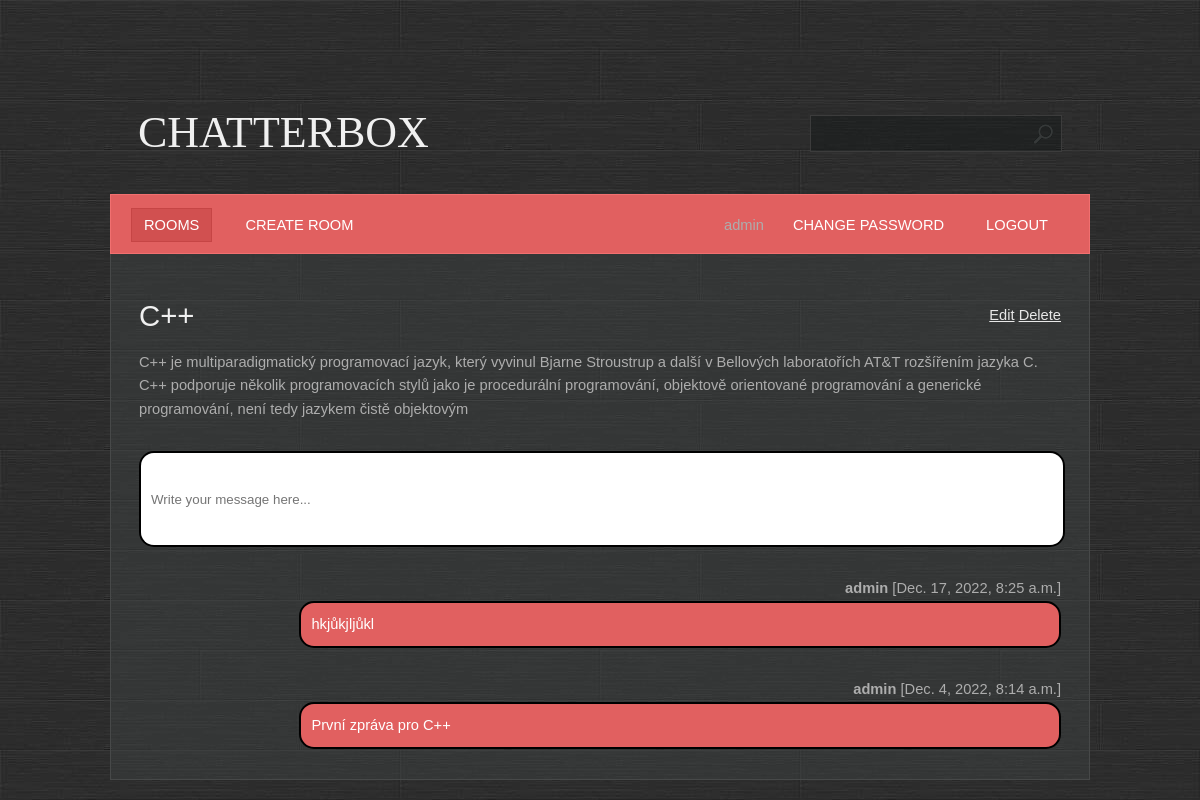
The app's page /room/detail/3/ (signed in) with its own data.
### base/models.py (models this page shows, shortened)
class Room(Model):
    name = models.CharField(max_length=200, unique=True)
    description = models.TextField(null=True, blank=True)
    participants = models.ManyToManyField(User, related_name='participants', blank=True)
    created = models.DateTimeField(auto_now_add=True)
    updated = models.DateTimeField(auto_now=True)
    class Meta:
        ordering = ['-created', 'name']

class Message(Model):
    body = models.TextField()
    room = models.ForeignKey(Room, on_delete=models.CASCADE)
    user = models.ForeignKey(User, on_delete=models.CASCADE)
    created = models.DateTimeField(auto_now_add=True)
    updated = models.DateTimeField(auto_now=True)
    class Meta:
        ordering = ['-created', 'body']

### base/views.py (the view, shortened to what this page needs)
# urls.py: path('room/detail/<pk>/', base.views.room, name='room'),
@login_required
@permission_required(['base.view_room', 'base.view_message'])
def room(request, pk):
    room = Room.objects.get(id=pk)
    messages = room.message_set.all()
    context = {'room': room,
               'messages': messages}
    return render(request, template_name='base/room.html', context=context)

### base/templates/base/room.html (shortened to what this page needs)
{% extends 'main.html' %}
{% block content %}
        <div class="last-child">
            {% if perms.base.change_room %}
                <a href="{% url 'room_update' room.id %}">Edit</a>
            {% endif %}
            {% if perms.base.delete_room and perms.base.delete_message and user.is_staff %}
                <a href="{% url 'room_delete' room.id %}">Delete</a>
            {% endif %}
        </div>
    <h1>{{ room.name }}</h1>
    <br>
    <div class="box">{{ room.description }}</div>
    {% if perms.base.add_message %}
        <div class="box room__message">
            <form method="post">
            <input name="body" placeholder="Write your message here..."/>
            </form>
        </div>
    {% endif %}
        {% for message in messages %}
            {% if user == message.user %}
                <div class="box">
                <div style="float: right"><b>{{ message.user }}</b> [{{ message.created }}] </div>
                <div class="message" style="float: right; background-color: #e16060; color: white;" >{{ message.body }}</div>
                </div>
            {% else %}
                <div class="box">
                <div><b>{{ message.user }}</b> [{{ message.created }}] </div>
                <div class="message" style="float: right">{{ message.body }}</div>
                </div>
            {% endif %}
        {% endfor %}
{% endblock %}

### templates/navbar.html
<ul>
    <li class="first active">
        <a href="{% url 'rooms' %}">Rooms</a>
    </li>
    {% if perms.base.add_room %}
        <li>
            <a href="{% url 'room_create' %}">Create room</a>
        </li>
    {%  endif %}
    {% if user.is_authenticated %}
        <li class="last-child">
            <a href="{% url 'logout' %}">Logout</a>
        </li>
        <li class="last-child">
            <a href="{% url 'password_change' %}">Change password</a>
        </li>
        <li class="last-child">{{ user.username }}
        </li>
    {% else %}
        <li class="last-child">
            <a href="{% url 'login' %}">Login</a>
        </li>
    {% endif %}
</ul><br class="clearfix"/>

### static/styles/style.css (style rules this page uses)
* { margin: 0; padding: 0; }
a { text-decoration: underline; color: #e8e8e8; }
body { font-size: 11pt; line-height: 1.6em; font-family: Arial, sans-serif; background: #9ea3a3; color: #adadad; background: url(/static/images/bg.jpg); }
h1,h2,h3,h4 { text-transform: uppercase; font-weight: normal; color: #f0f0f0; }
ul { margin-bottom: 1.25em; }
ul { list-style: none; }
.last-child { float:right; }
.message { width: 80%; padding: 10px; color: black; background: #9ea3a3; border-radius: 15px; border: 2px solid black; }
.room__message { background: white; border-radius: 15px; border: 2px solid black; width: 100%; }
.room__message > form > input { resize: none; border: none; outline: none; padding: 10px; height: 4.5rem; width: 100%; }
.box { overflow: hidden; margin: 0 0 30px 0; }
#menu a { text-decoration: none; text-transform: uppercase; color: #ffffff; padding: 8px 12px 8px 12px; border: solid 1px #e16060; }
#menu ul { list-style: none; }
#menu ul li { display: inline; padding: 0 8px 0 8px; }
#menu ul li.first { padding-left: 0; }
#menu ul li.active a { background: #D15050; border: solid 1px #C64545; }

### records on screen
Room: name "C++", description "C++ je multiparadigmatický programovací jazyk, který vyvinul Bjarne Stroustrup a další v Bellových laboratořích AT&T rozšířením jazyka C. C++ podporuje několik programovacích stylů jako je procedurální programování, objektově orientované programování a generické programování, není tedy jazykem čistě objektovým"
Message: user "admin", created "Dec. 17, 2022, 8:25 a.m.", body "hkjůkjljůkl"
Message: user "admin", created "Dec. 4, 2022, 8:14 a.m.", body "První zpráva pro C++"

### other values on screen
{{ user.username }} "admin"
